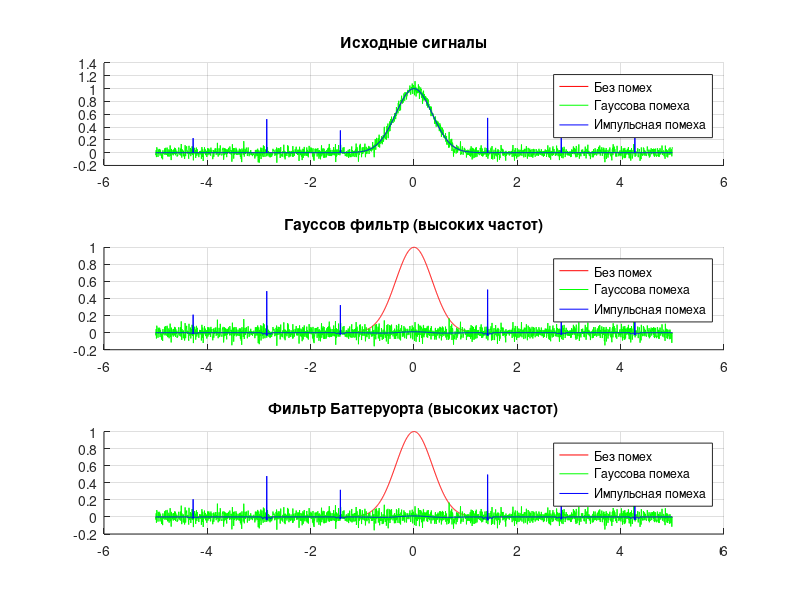
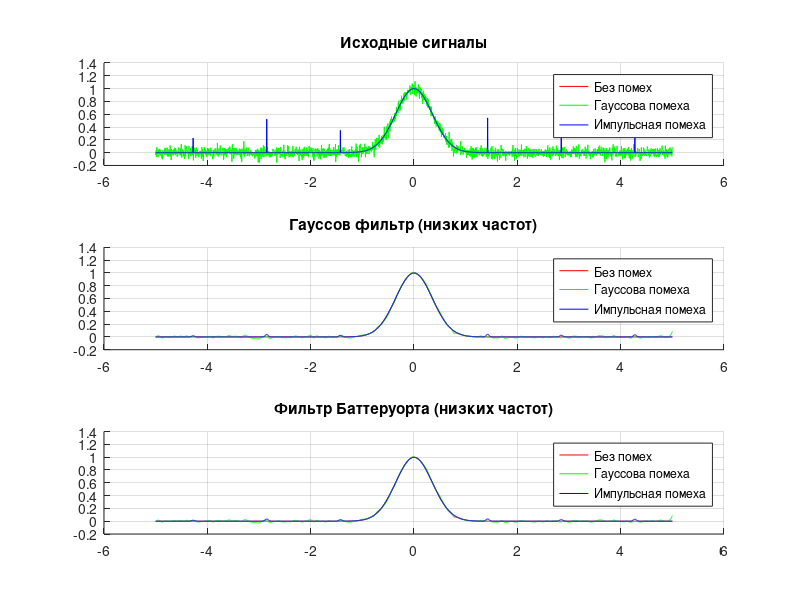

The MATLAB script that drew these images, in order:
function main()
    % Начальные параметры
    A = 1.0;
    sigma = 0.5;
    mult = 5;
    step = 0.005;
    t = -mult:step:mult;

    % Импульс
    x0 = gaussian_impulse(t,A,sigma);

    % Гауссова помеха
    NA = 0;
    NS = 0.05;
    n1 = normrnd(NA,NS,[1 length(x0)]);
    x1 = x0+n1;

    % Испульсная помеха
    count = 7;
    M = 0.4;
    n2 = impulsive_noise(length(x0),count,M);
    x2 = x0+n2;

    % Вычисление фильтров
    GH = gaussian_filter(4,20,'high');
    GL = gaussian_filter(4,20,'low');
    BBH = butterworth_filter(6,20,'high');
    BBL = butterworth_filter(6,20,'low');


    % Высоких частот
    figure;

    subplot(3,1,1);
    title('Исходные сигналы');
    hold on;
    grid on;
    plot(t, x0, 'r');
    plot(t, x1, 'g');
    plot(t, x2, 'b');
    legend('Без помех', 'Гауссова помеха', 'Импульсная помеха');

    subplot(3,1,2);
    title('Гауссов фильтр (высоких частот)');
    hold on;
    grid on;
    plot(t, x0, 'r');
    plot(t, x1-filtfilt(GH,1,x1), 'g');
    plot(t, x2-filtfilt(GH,1,x2), 'b');
    legend('Без помех', 'Гауссова помеха', 'Импульсная помеха');

    subplot(3,1,3);
    title('Фильтр Баттеруорта (высоких частот)');
    hold on;
    grid on;
    plot(t, x0, 'r');
    plot(t, x1-filtfilt(BBH,1,x1), 'g');
    plot(t, x2-filtfilt(BBH,1,x2), 'b');
    legend('Без помех', 'Гауссова помеха', 'Импульсная помеха');

    % Низких частот
    figure;

    subplot(3,1,1);
    title('Исходные сигналы');
    hold on;
    grid on;
    plot(t, x0, 'r');
    plot(t, x1, 'g');
    plot(t, x2, 'b');
    legend('Без помех', 'Гауссова помеха', 'Импульсная помеха');

    subplot(3,1,2);
    title('Гауссов фильтр (низких частот)');
    hold on;
    grid on;
    plot(t, x0, 'r');
    plot(t, filtfilt(GL,1,x1), 'g');
    plot(t, filtfilt(GL,1,x2), 'b');
    legend('Без помех', 'Гауссова помеха', 'Импульсная помеха');

    subplot(3,1,3);
    title('Фильтр Баттеруорта (низких частот)');
    hold on;
    grid on;
    plot(t, x0, 'r');
    plot(t, filtfilt(BBL,1,x1), 'g');
    plot(t, filtfilt(BBL,1,x2), 'b');
    legend('Без помех', 'Гауссова помеха', 'Импульсная помеха');
end

% Гауссов импульс
function y = gaussian_impulse(x,A,s)
    y = A * exp(-(x/s).^2);
end

% Импульсная помеха
function y = impulsive_noise(size,N,mult)
    step = floor(size/N);
    y = zeros(1,size);
    for i = 1:floor(N/2)
        y(round(size/2)+i*step) = mult*(0.5+rand);
        y(round(size/2)-i*step) = mult*(0.5+rand);
    end
end

% Фильтр Баттеруорта
function y = butterworth_filter(D,size,type)
    x = linspace(-size/2,size/2,size);
    if (strcmp(type,'low'))
        y = 1./(1+(x./D).^4);
    elseif (strcmp(type,'high'))
        y = 1./(1+(D./x).^4);
    else
        y = x*sum(x);
    end
    y = y/sum(y);
end

% Гауссов фильтр
function y = gaussian_filter(sigma,size,type)
    x = linspace(-size/2,size/2,size);
    if (strcmp(type,'low'))
        y = exp(-x.^2/(2*sigma^2));
    elseif (strcmp(type,'high'))
        y = 1 - exp(-x.^2/(2*sigma^2));
    else
        y = x*sum(x);
    end
    y = y/sum(y);
end
